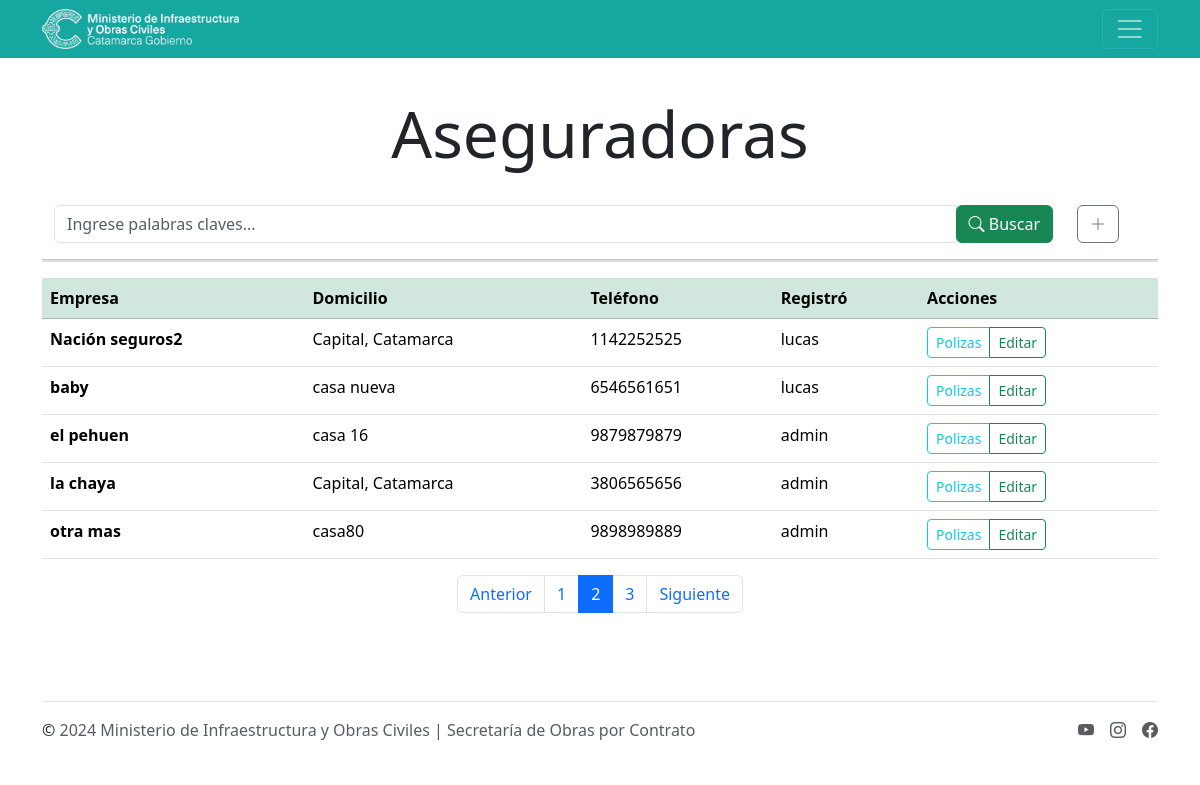
/soc/aseguradora/?page=2 (signed in), run on an earlier commit of the app's database.
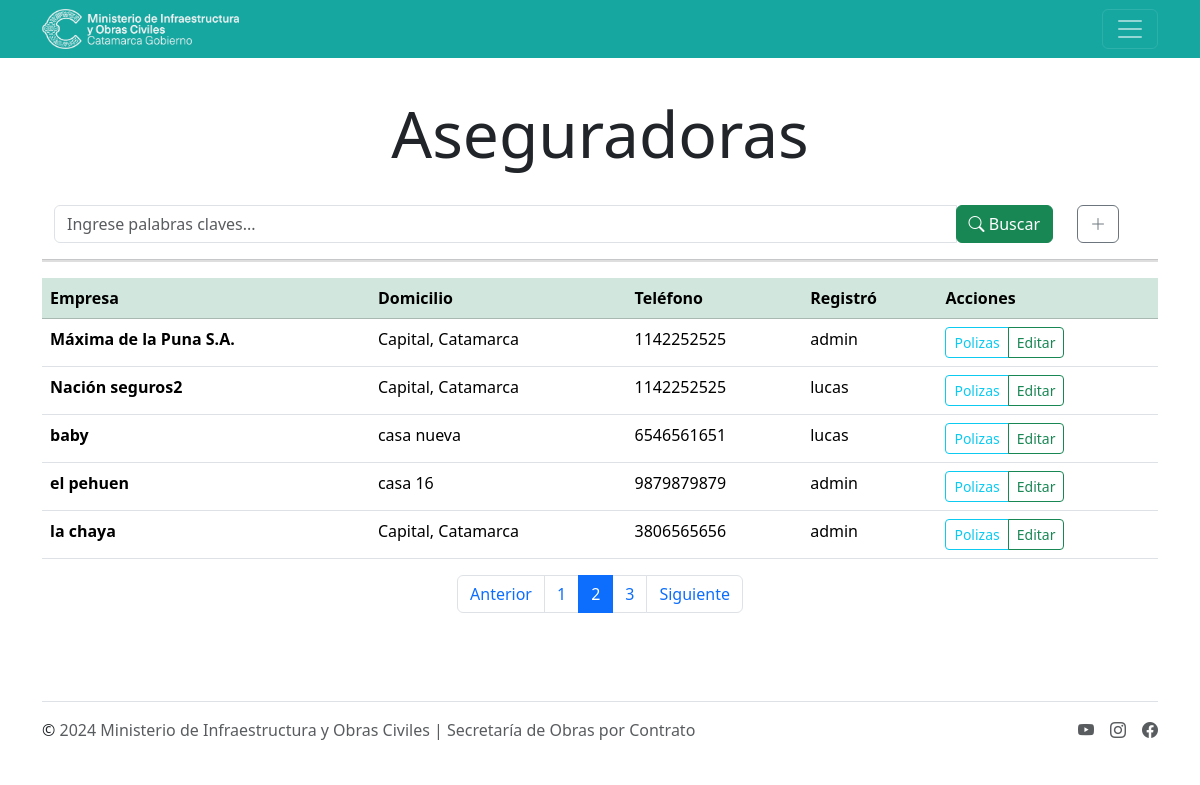
And on a later commit of the database.
### mioc/models.py (models this page shows, shortened)
class EmpresaPoliza(models.Model):
    id = models.BigAutoField(
        auto_created=True, primary_key=True, serialize=False, verbose_name='ID')
    empresa = models.CharField(
        max_length=50, verbose_name='Nombre de empresa aseguradora')
    location = models.CharField(
        max_length=50, null=True, blank=True, verbose_name='Domicilio')
    telefono = models.CharField(
        max_length=10, null=True, blank=True, verbose_name='Teléfono')
    creaEmpresa = models.ForeignKey(
        User, on_delete=models.CASCADE, verbose_name='Empresa creada por', default=1)
    class Meta:
        verbose_name = 'Aseguradora'
        verbose_name_plural = 'Aseguradoras'
        ordering = ['empresa']

### mioc/views.py (the view)
# urls.py: path('aseguradora/',login_required(views.lista_empresa), name='aseguradora'),
def lista_empresa(request):
    empresa = EmpresaPoliza.objects.all()
    page = request.GET.get('page',1)
    try:
        paginator = Paginator(empresa,5)
        empresa = paginator.page(page)
    except:
        raise Http404
    queryset = request.GET.get('buscar')
    if queryset:
        empresa = EmpresaPoliza.objects.filter(
            Q(empresa__icontains=queryset) |
            Q(location__icontains=queryset) |
            Q(telefono__icontains=queryset),
        ).distinct().order_by('empresa',)
    return render(request, 'empresa_lista.html', {'entity': empresa, 'paginator':paginator })

### mioc/templates/empresa_lista.html (shortened to what this page needs)
{% extends 'layouts/base.html' %}
{% block content %}
{% load static %}
<main class="container py-5">
    <h1 class="display-3 text-center fw-medium">Aseguradoras</h1>
    <br>
    <div class="container">
        <div class="row flex-fill">
            <div class="col-md-11 search">
                <form method="get">
                    <div id="custom-search-input">
                        <div class="input-group col-md-12">
                            <input type="text" class="form-control" placeholder="Ingrese palabras claves..." name="buscar"
                                value="{{ request.GET.buscar }}">
                            <span class="input-group-list">
                                <button type="submit" class="btn btn-success">
                                    <i class="bi bi-search"></i> Buscar
                                </button>
                            </span>
                        </div>
                    </div>
                </form>
            </div>
            <div class="col-1">
                <a href={% url 'nueva' %} type="" class="btn btn-outline-secondary">
                    <i class="bi bi-plus-lg"></i>
                </a>
            </div>
        </div>
    </div>
    <hr size="5" color="grey" noshade>
    <div class="table-responsive">
        <table class="table table-hover">
            <thead class="table-success">
                <th>Empresa</th>
                <th>Domicilio</th>
                <th>Teléfono</th>
                <th>Registró</th>
                <th>Acciones</th>
            </thead>
            <tbody>
                {% for x in entity %}
                <tr></td>
                    <td class="fw-semibold">{{x.empresa}}</td>
                    <td>{{x.location}}</td>
                    <td>{{x.telefono}}</td>
                    <td>{{x.creaEmpresa}}</td>
                    <td>
                        <div class="btn-group btn-group-sm" role="group" aria-label="Basic mixed styles example">
                            <a type="button" class="btn btn-outline-info">Polizas</a>
                            {% if perms.mioc.view_empresapoliza %}
                            <a type="button" class="btn btn-outline-success"
                                href="{% url 'editar' x.pk %}">Editar</a>
                            {% endif %}
                        </div>
                    </td>
                </tr>
                {% endfor %}
            </tbody>
        </table>
    </div>
    {% include 'paginator.html' %}
</main>
{% endblock %}

What changed in the data, as far as the page shows it:
no longer on this page (row unchanged): EmpresaPoliza: empresa "otra mas", location "casa80", telefono "9898989889", creaEmpresa "admin"
added EmpresaPoliza: empresa "Máxima de la Puna S.A.", location "Capital, Catamarca", telefono "1142252525", creaEmpresa "admin"
